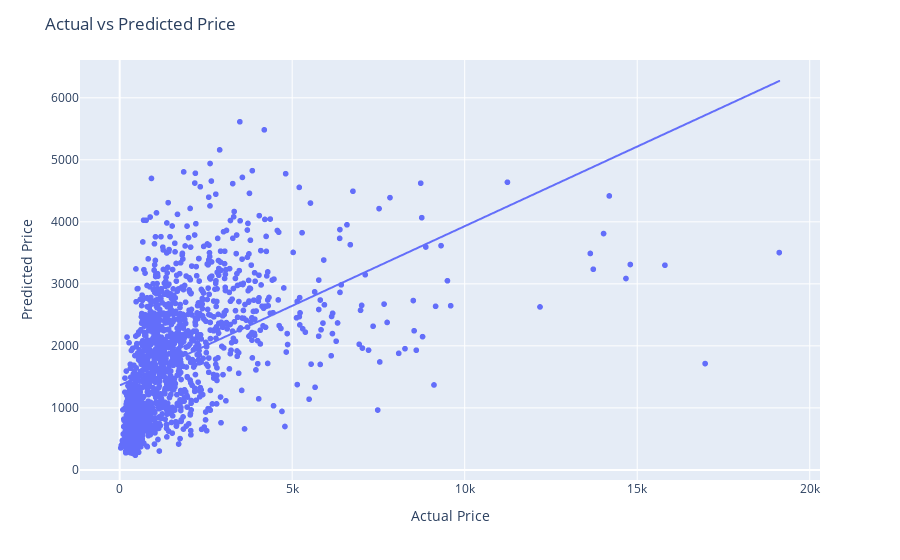

Notebook cell for this chart:
### Code cell
y_pred_reshaped = y_pred.reshape(-1)
fig = px.scatter(x=y_test, y=y_pred_reshaped,
                 labels={'x': 'Actual Price', 'y': 'Predicted Price'},
                 trendline="ols"
                 )
fig.update_layout(title='Actual vs Predicted Price', xaxis_title="Actual Price", yaxis_title="Predicted Price")
fig.show()

### Figure 1 — Plotly figure (JSON) as saved in the notebook; plotly's stock layout.template omitted (floating-point values rounded to 4 significant figures; data arrays with more than 128 entries replaced by an {"elided": "..."} marker saying what was removed)
{"data": [{"hovertemplate": "Actual Price=%{x}<br>Predicted Price=%{y}<extra></extra>", "legendgroup": "", "marker": {"color": "#636efa", "symbol": "circle"}, "mode": "markers", "name": "", "showlegend": false, "type": "scattergl", "x": {"elided": "1485 int values"}, "xaxis": "x", "y": {"elided": "1485 float values"}, "yaxis": "y"}, {"hovertemplate": "<b>OLS trendline</b><br>y = 0.256785 * x + 1361.84<br>R<sup>2</sup>=0.239126<br><br>Actual Price=%{x}<br>Predicted Price=%{y} <b>(trend)</b><extra></extra>", "legendgroup": "", "marker": {"color": "#636efa", "symbol": "circle"}, "mode": "lines", "name": "", "showlegend": false, "type": "scattergl", "x": {"elided": "1485 int values"}, "xaxis": "x", "y": {"elided": "1485 float values"}, "yaxis": "y"}], "layout": {"legend": {"tracegroupgap": 0}, "margin": {"t": 60}, "title": {"text": "Actual vs Predicted Price"}, "xaxis": {"anchor": "y", "domain": [0, 1], "title": {"text": "Actual Price"}}, "yaxis": {"anchor": "x", "domain": [0, 1], "title": {"text": "Predicted Price"}}}}
